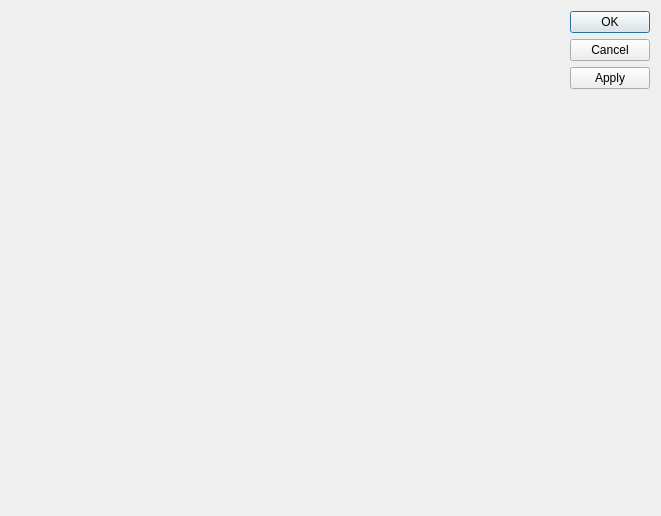
<?xml version="1.0" encoding="UTF-8"?>
<ui version="4.0">
 <class>DialogNerianSceneScanPro</class>
 <widget class="QDialog" name="DialogNerianSceneScanPro">
  <property name="geometry">
   <rect>
    <x>0</x>
    <y>0</y>
    <width>661</width>
    <height>516</height>
   </rect>
  </property>
  <property name="windowTitle">
   <string>Dialog</string>
  </property>
  <layout class="QGridLayout" name="gridLayout">
   <item row="0" column="0" rowspan="2" colspan="2">
    <widget class="ParamEditorWidget" name="paramEditorWidget">
     <property name="showDescriptions">
      <bool>true</bool>
     </property>
     <property name="immediatelyModifyPluginParamsAfterChange">
      <bool>false</bool>
     </property>
    </widget>
   </item>
   <item row="0" column="2">
    <widget class="QDialogButtonBox" name="buttonBox">
     <property name="locale">
      <locale language="German" country="Germany"/>
     </property>
     <property name="orientation">
      <enum>Qt::Vertical</enum>
     </property>
     <property name="standardButtons">
      <set>QDialogButtonBox::Apply|QDialogButtonBox::Cancel|QDialogButtonBox::Ok</set>
     </property>
    </widget>
   </item>
  </layout>
 </widget>
 <customwidgets>
  <customwidget>
   <class>ParamEditorWidget</class>
   <extends>QWidget</extends>
   <header>paramEditorWidget.h</header>
  </customwidget>
 </customwidgets>
 <resources/>
 <connections/>
</ui>
